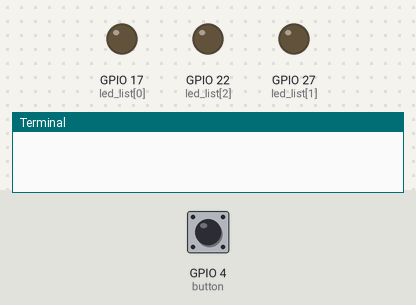
This program was run on a simulated Raspberry Pi (BCM pin numbers). Parts: output pins drawn as LEDs (lit = HIGH), the last lines printed to the terminal. The inputs (shaded band) are chosen by the test bench; at power-on: GPIO 4 (button) HIGH.

Above: at 1.2 s.
1.3 s: GPIO 4 (button) pulled LOW for 0.15 s
At 2.5 s:
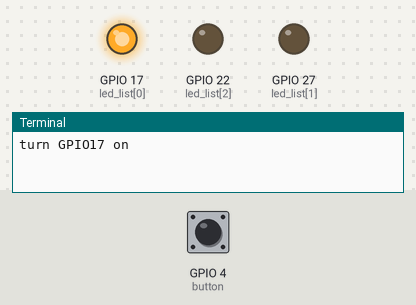
2.9 s: GPIO 4 (button) pulled LOW for 1 s
At 3.8 s:
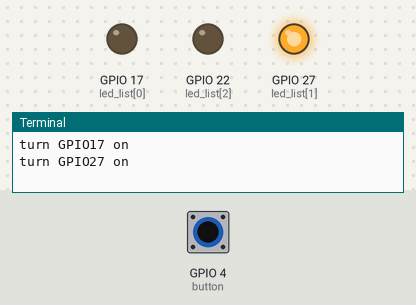
5.4 s: GPIO 4 (button) pulled LOW for 0.15 s
At 5.7 s:
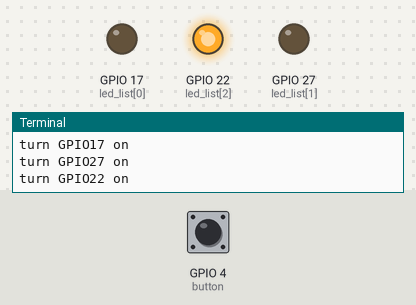
7.0 s: GPIO 4 (button) pulled LOW for 3.2 s
At 8.1 s:
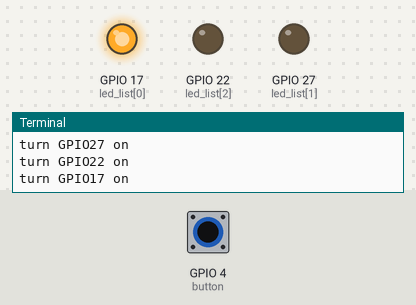
Timing chart, 0 to 10.0 s (numbered marks = the images above; inputs shaded):
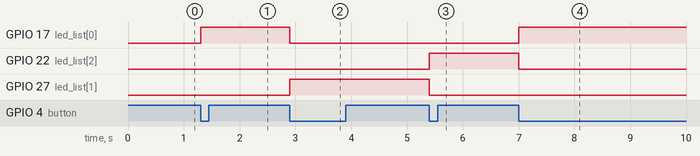

The program:

switch_led.py
```python
from gpiozero import LED, Button
from signal import pause

led_list = [LED(17), LED(27), LED(22)]
led_index = 0
button = Button(4, bounce_time=0.05)

def reset_leds():
    for led in led_list:
        led.off()

def switch_led():
    global led_index
    reset_leds()
    led_list[led_index].on()
    print("turn {} on".format(led_list[led_index].pin))
    led_index += 1
    if led_index >= len(led_list):
        led_index = 0

reset_leds()
button.when_activated = switch_led
pause()
```

Measured:
- after the input at 1.3 s, GPIO 17 (led_list[0]): LOW → HIGH at once
- after the input at 2.9 s, GPIO 17 (led_list[0]): HIGH → LOW at once; GPIO 27 (led_list[1]): LOW → HIGH at once
- after the input at 5.4 s, GPIO 22 (led_list[2]): LOW → HIGH at once; GPIO 27 (led_list[1]): HIGH → LOW at once
- after the input at 7.0 s, GPIO 17 (led_list[0]): LOW → HIGH at once; GPIO 22 (led_list[2]): HIGH → LOW at once
